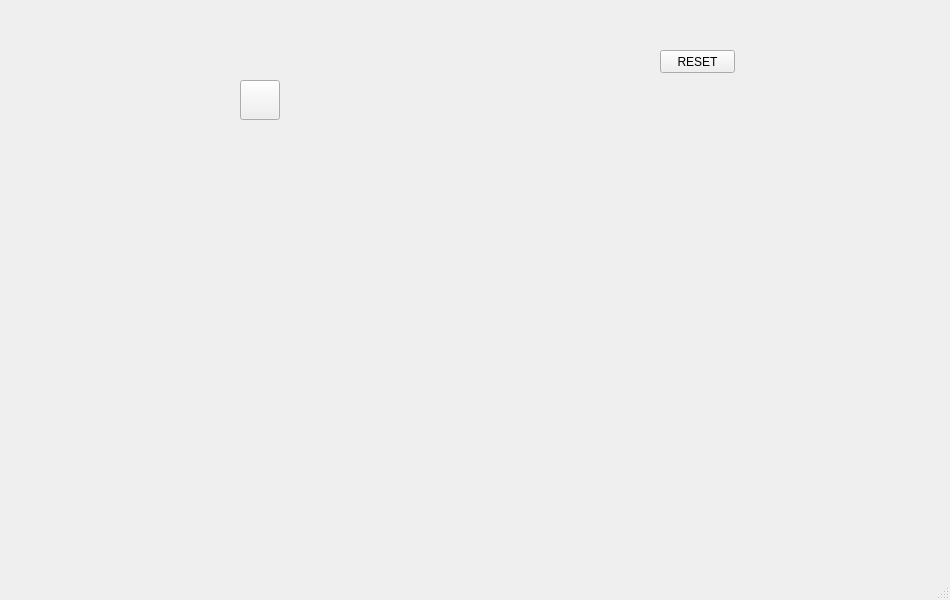
<?xml version="1.0" encoding="UTF-8"?>
<ui version="4.0">
 <class>MainWindow</class>
 <widget class="QMainWindow" name="MainWindow">
  <property name="geometry">
   <rect>
    <x>0</x>
    <y>0</y>
    <width>950</width>
    <height>600</height>
   </rect>
  </property>
  <property name="windowTitle">
   <string>MainWindow</string>
  </property>
  <widget class="QWidget" name="centralwidget">
   <widget class="QPushButton" name="pb">
    <property name="geometry">
     <rect>
      <x>660</x>
      <y>50</y>
      <width>75</width>
      <height>23</height>
     </rect>
    </property>
    <property name="text">
     <string>RESET</string>
    </property>
   </widget>
   <widget class="QPushButton" name="pb2">
    <property name="geometry">
     <rect>
      <x>240</x>
      <y>80</y>
      <width>40</width>
      <height>40</height>
     </rect>
    </property>
    <property name="text">
     <string/>
    </property>
    <property name="icon">
     <iconset>
      <normaloff>0.jpg</normaloff>0.jpg</iconset>
    </property>
    <property name="iconSize">
     <size>
      <width>40</width>
      <height>40</height>
     </size>
    </property>
   </widget>
  </widget>
  <widget class="QMenuBar" name="menubar">
   <property name="geometry">
    <rect>
     <x>0</x>
     <y>0</y>
     <width>950</width>
     <height>21</height>
    </rect>
   </property>
  </widget>
  <widget class="QStatusBar" name="statusbar"/>
 </widget>
 <resources/>
 <connections/>
</ui>
